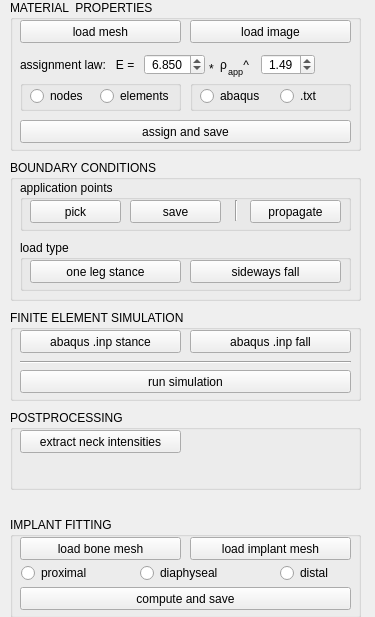
          <widget class="QWidget" name="page_3">
           <property name="geometry">
            <rect>
             <x>0</x>
             <y>0</y>
             <width>375</width>
             <height>617</height>
            </rect>
           </property>
           <attribute name="label">
            <string>FEM TOOL</string>
           </attribute>
           <widget class="QGroupBox" name="groupBox_16">
            <property name="geometry">
             <rect>
              <x>10</x>
              <y>0</y>
              <width>351</width>
              <height>151</height>
             </rect>
            </property>
            <property name="font">
             <font>
              <pointsize>9</pointsize>
             </font>
            </property>
            <property name="title">
             <string>MATERIAL  PROPERTIES</string>
            </property>
            <widget class="QPushButton" name="LoadMesh">
             <property name="geometry">
              <rect>
               <x>10</x>
               <y>20</y>
               <width>161</width>
               <height>23</height>
              </rect>
             </property>
             <property name="text">
              <string>load mesh</string>
             </property>
            </widget>
            <widget class="QPushButton" name="LoadImageAssigner">
             <property name="geometry">
              <rect>
               <x>180</x>
               <y>20</y>
               <width>161</width>
               <height>23</height>
              </rect>
             </property>
             <property name="text">
              <string>load image</string>
             </property>
            </widget>
            <widget class="QLabel" name="label_4">
             <property name="geometry">
              <rect>
               <x>10</x>
               <y>54</y>
               <width>121</width>
               <height>21</height>
              </rect>
             </property>
             <property name="text">
              <string>assignment law:   E =</string>
             </property>
            </widget>
            <widget class="QDoubleSpinBox" name="AssignmentLawFirst">
             <property name="geometry">
              <rect>
               <x>134</x>
               <y>54</y>
               <width>61</width>
               <height>21</height>
              </rect>
             </property>
             <property name="alignment">
              <set>Qt::AlignCenter</set>
             </property>
             <property name="decimals">
              <number>3</number>
             </property>
             <property name="singleStep">
              <double>0.001000000000000</double>
             </property>
             <property name="value">
              <double>6.850000000000000</double>
             </property>
            </widget>
            <widget class="QLabel" name="label_6">
             <property name="geometry">
              <rect>
               <x>210</x>
               <y>54</y>
               <width>36</width>
               <height>21</height>
              </rect>
             </property>
             <property name="text">
              <string>ρ     ^</string>
             </property>
            </widget>
            <widget class="QLabel" name="label_7">
             <property name="geometry">
              <rect>
               <x>218</x>
               <y>63</y>
               <width>21</width>
               <height>16</height>
              </rect>
             </property>
             <property name="font">
              <font>
               <pointsize>7</pointsize>
              </font>
             </property>
             <property name="text">
              <string>app</string>
             </property>
            </widget>
            <widget class="QDoubleSpinBox" name="AssignmentLawSecond">
             <property name="geometry">
              <rect>
               <x>251</x>
               <y>54</y>
               <width>54</width>
               <height>21</height>
              </rect>
             </property>
             <property name="alignment">
              <set>Qt::AlignCenter</set>
             </property>
             <property name="singleStep">
              <double>0.010000000000000</double>
             </property>
             <property name="value">
              <double>1.490000000000000</double>
             </property>
            </widget>
            <widget class="QPushButton" name="Assign">
             <property name="geometry">
              <rect>
               <x>10</x>
               <y>120</y>
               <width>331</width>
               <height>23</height>
              </rect>
             </property>
             <property name="text">
              <string>assign and save</string>
             </property>
            </widget>
            <widget class="QLabel" name="label_3">
             <property name="geometry">
              <rect>
               <x>199</x>
               <y>61</y>
               <width>16</width>
               <height>16</height>
              </rect>
             </property>
             <property name="text">
              <string>*</string>
             </property>
            </widget>
            <widget class="QGroupBox" name="groupBox_20">
             <property name="geometry">
              <rect>
               <x>10</x>
               <y>80</y>
               <width>161</width>
               <height>31</height>
              </rect>
             </property>
             <property name="title">
              <string/>
             </property>
             <widget class="QRadioButton" name="AssignToNodes">
              <property name="geometry">
               <rect>
                <x>10</x>
                <y>8</y>
                <width>56</width>
                <height>16</height>
               </rect>
              </property>
              <property name="text">
               <string>nodes</string>
              </property>
             </widget>
             <widget class="QRadioButton" name="AssignToElements">
              <property name="geometry">
               <rect>
                <x>80</x>
                <y>8</y>
                <width>79</width>
                <height>16</height>
               </rect>
              </property>
              <property name="text">
               <string>elements</string>
              </property>
             </widget>
            </widget>
            <widget class="QGroupBox" name="groupBox_21">
             <property name="geometry">
              <rect>
               <x>180</x>
               <y>80</y>
               <width>161</width>
               <height>31</height>
              </rect>
             </property>
             <property name="title">
              <string/>
             </property>
             <widget class="QRadioButton" name="AbaqusMatProp">
              <property name="geometry">
               <rect>
                <x>10</x>
                <y>8</y>
                <width>65</width>
                <height>16</height>
               </rect>
              </property>
              <property name="text">
               <string>abaqus </string>
              </property>
             </widget>
             <widget class="QRadioButton" name="TxtMatProp">
              <property name="geometry">
               <rect>
                <x>90</x>
                <y>8</y>
                <width>70</width>
                <height>16</height>
               </rect>
              </property>
              <property name="text">
               <string>.txt</string>
              </property>
             </widget>
            </widget>
           </widget>
           <widget class="QGroupBox" name="groupBox_5">
            <property name="geometry">
             <rect>
              <x>10</x>
              <y>160</y>
              <width>351</width>
              <height>141</height>
             </rect>
            </property>
            <property name="font">
             <font>
              <pointsize>9</pointsize>
             </font>
            </property>
            <property name="title">
             <string>BOUNDARY CONDITIONS</string>
            </property>
            <widget class="QGroupBox" name="groupBox_29">
             <property name="geometry">
              <rect>
               <x>10</x>
               <y>80</y>
               <width>331</width>
               <height>51</height>
              </rect>
             </property>
             <property name="title">
              <string>load type</string>
             </property>
             <widget class="QPushButton" name="Falling">
              <property name="geometry">
               <rect>
                <x>170</x>
                <y>20</y>
                <width>151</width>
                <height>23</height>
               </rect>
              </property>
              <property name="text">
               <string>sideways fall</string>
              </property>
             </widget>
             <widget class="QPushButton" name="Walking">
              <property name="geometry">
               <rect>
                <x>10</x>
                <y>20</y>
                <width>151</width>
                <height>23</height>
               </rect>
              </property>
              <property name="text">
               <string>one leg stance</string>
              </property>
             </widget>
            </widget>
            <widget class="QGroupBox" name="groupBox_28">
             <property name="geometry">
              <rect>
               <x>10</x>
               <y>20</y>
               <width>331</width>
               <height>51</height>
              </rect>
             </property>
             <property name="title">
              <string>application points</string>
             </property>
             <widget class="Line" name="line_3">
              <property name="geometry">
               <rect>
                <x>206</x>
                <y>20</y>
                <width>20</width>
                <height>21</height>
               </rect>
              </property>
              <property name="orientation">
               <enum>Qt::Vertical</enum>
              </property>
             </widget>
             <widget class="QPushButton" name="PickApplicationPoints">
              <property name="geometry">
               <rect>
                <x>10</x>
                <y>20</y>
                <width>91</width>
                <height>23</height>
               </rect>
              </property>
              <property name="text">
               <string>pick</string>
              </property>
             </widget>
             <widget class="QPushButton" name="SaveApplicationPoints">
              <property name="geometry">
               <rect>
                <x>110</x>
                <y>20</y>
                <width>91</width>
                <height>23</height>
               </rect>
              </property>
              <property name="text">
               <string>save</string>
              </property>
             </widget>
             <widget class="QPushButton" name="PropagateApplicationPoints">
              <property name="geometry">
               <rect>
                <x>230</x>
                <y>20</y>
                <width>91</width>
                <height>23</height>
               </rect>
              </property>
              <property name="text">
               <string>propagate</string>
              </property>
             </widget>
            </widget>
           </widget>
           <widget class="QGroupBox" name="groupBox_10">
            <property name="geometry">
             <rect>
              <x>10</x>
              <y>310</y>
              <width>351</width>
              <height>91</height>
             </rect>
            </property>
            <property name="font">
             <font>
              <pointsize>9</pointsize>
             </font>
            </property>
            <property name="title">
             <string>FINITE ELEMENT SIMULATION</string>
            </property>
            <widget class="QPushButton" name="RunSimulation">
             <property name="geometry">
              <rect>
               <x>10</x>
               <y>60</y>
               <width>331</width>
               <height>23</height>
              </rect>
             </property>
             <property name="text">
              <string>run simulation</string>
             </property>
            </widget>
            <widget class="Line" name="line_4">
             <property name="geometry">
              <rect>
               <x>10</x>
               <y>44</y>
               <width>331</width>
               <height>16</height>
              </rect>
             </property>
             <property name="orientation">
              <enum>Qt::Horizontal</enum>
             </property>
            </widget>
            <widget class="QPushButton" name="CreateAbaqusInpFalling">
             <property name="geometry">
              <rect>
               <x>180</x>
               <y>20</y>
               <width>161</width>
               <height>23</height>
              </rect>
             </property>
             <property name="text">
              <string>abaqus .inp fall</string>
             </property>
            </widget>
            <widget class="QPushButton" name="CreateAbaqusInp">
             <property name="geometry">
              <rect>
               <x>10</x>
               <y>20</y>
               <width>161</width>
               <height>23</height>
              </rect>
             </property>
             <property name="text">
              <string>abaqus .inp stance</string>
             </property>
            </widget>
           </widget>
           <widget class="QGroupBox" name="groupBox_22">
            <property name="geometry">
             <rect>
              <x>10</x>
              <y>517</y>
              <width>351</width>
              <height>101</height>
             </rect>
            </property>
            <property name="font">
             <font>
              <pointsize>9</pointsize>
             </font>
            </property>
            <property name="title">
             <string>IMPLANT FITTING</string>
            </property>
            <widget class="QPushButton" name="LoadBoneMesh">
             <property name="geometry">
              <rect>
               <x>10</x>
               <y>20</y>
               <width>161</width>
               <height>23</height>
              </rect>
             </property>
             <property name="text">
              <string>load bone mesh</string>
             </property>
            </widget>
            <widget class="QPushButton" name="LoadImplantMesh">
             <property name="geometry">
              <rect>
               <x>180</x>
               <y>20</y>
               <width>161</width>
               <height>23</height>
              </rect>
             </property>
             <property name="text">
              <string>load implant mesh</string>
             </property>
            </widget>
            <widget class="QPushButton" name="ComputeAndSave">
             <property name="geometry">
              <rect>
               <x>10</x>
               <y>70</y>
               <width>331</width>
               <height>23</height>
              </rect>
             </property>
             <property name="text">
              <string>compute and save</string>
             </property>
            </widget>
            <widget class="QRadioButton" name="Proximal">
             <property name="geometry">
              <rect>
               <x>11</x>
               <y>47</y>
               <width>67</width>
               <height>18</height>
              </rect>
             </property>
             <property name="text">
              <string>proximal</string>
             </property>
            </widget>
            <widget class="QRadioButton" name="Diaphyseal">
             <property name="geometry">
              <rect>
               <x>130</x>
               <y>47</y>
               <width>78</width>
               <height>18</height>
              </rect>
             </property>
             <property name="text">
              <string>diaphyseal</string>
             </property>
            </widget>
            <widget class="QRadioButton" name="Distal">
             <property name="geometry">
              <rect>
               <x>270</x>
               <y>47</y>
               <width>50</width>
               <height>18</height>
              </rect>
             </property>
             <property name="text">
              <string>distal</string>
             </property>
            </widget>
           </widget>
           <widget class="QGroupBox" name="groupBox_30">
            <property name="geometry">
             <rect>
              <x>10</x>
              <y>410</y>
              <width>351</width>
              <height>80</height>
             </rect>
            </property>
            <property name="font">
             <font>
              <pointsize>9</pointsize>
             </font>
            </property>
            <property name="title">
             <string>POSTPROCESSING</string>
            </property>
            <widget class="QPushButton" name="ExtractNeckIntensities">
             <property name="geometry">
              <rect>
               <x>10</x>
               <y>20</y>
               <width>161</width>
               <height>23</height>
              </rect>
             </property>
             <property name="text">
              <string>extract neck intensities</string>
             </property>
            </widget>
           </widget>
          </widget>
